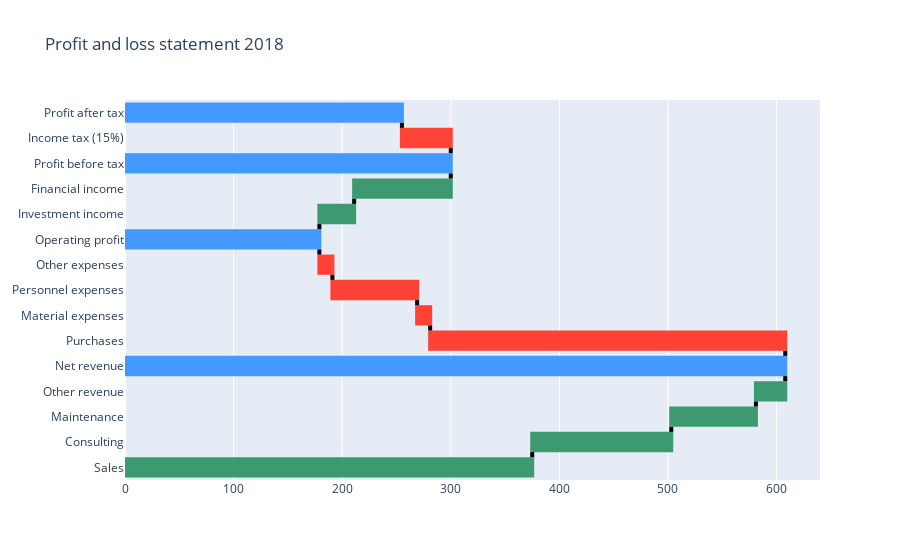

This figure's notebook cell:
### Markdown cell above
<h3 id="Horizontal-Waterfall-Chart">Horizontal Waterfall Chart<a class="anchor-link" href="#Horizontal-Waterfall-Chart">¶</a></h3>

### Code cell
import plotly.graph_objects as go

fig = go.Figure(go.Waterfall(
    name = "2018", orientation = "h", measure = ["relative", "relative", "relative", "relative", "total", "relative",
                                              "relative", "relative", "relative", "total", "relative", "relative", "total", "relative", "total"],
    y = ["Sales", "Consulting", "Maintenance", "Other revenue", "Net revenue", "Purchases", "Material expenses",
       "Personnel expenses", "Other expenses", "Operating profit", "Investment income", "Financial income",
       "Profit before tax", "Income tax (15%)", "Profit after tax"],
    x = [375, 128, 78, 27, None, -327, -12, -78, -12, None, 32, 89, None, -45, None],
    connector = {"mode":"between", "line":{"width":4, "color":"rgb(0, 0, 0)", "dash":"solid"}}
))

fig.update_layout(title = "Profit and loss statement 2018")

fig.show()

### Figure 1 — Plotly figure (JSON) as saved in the notebook; plotly's stock layout.template omitted (floating-point values rounded to 4 significant figures)
{"data": [{"connector": {"line": {"color": "rgb(0, 0, 0)", "dash": "solid", "width": 4}, "mode": "between"}, "measure": ["relative", "relative", "relative", "relative", "total", "relative", "relative", "relative", "relative", "total", "relative", "relative", "total", "relative", "total"], "name": "2018", "orientation": "h", "type": "waterfall", "x": [375, 128, 78, 27, null, -327, -12, -78, -12, null, 32, 89, null, -45, null], "y": ["Sales", "Consulting", "Maintenance", "Other revenue", "Net revenue", "Purchases", "Material expenses", "Personnel expenses", "Other expenses", "Operating profit", "Investment income", "Financial income", "Profit before tax", "Income tax (15%)", "Profit after tax"]}], "layout": {"title": {"text": "Profit and loss statement 2018"}}}
